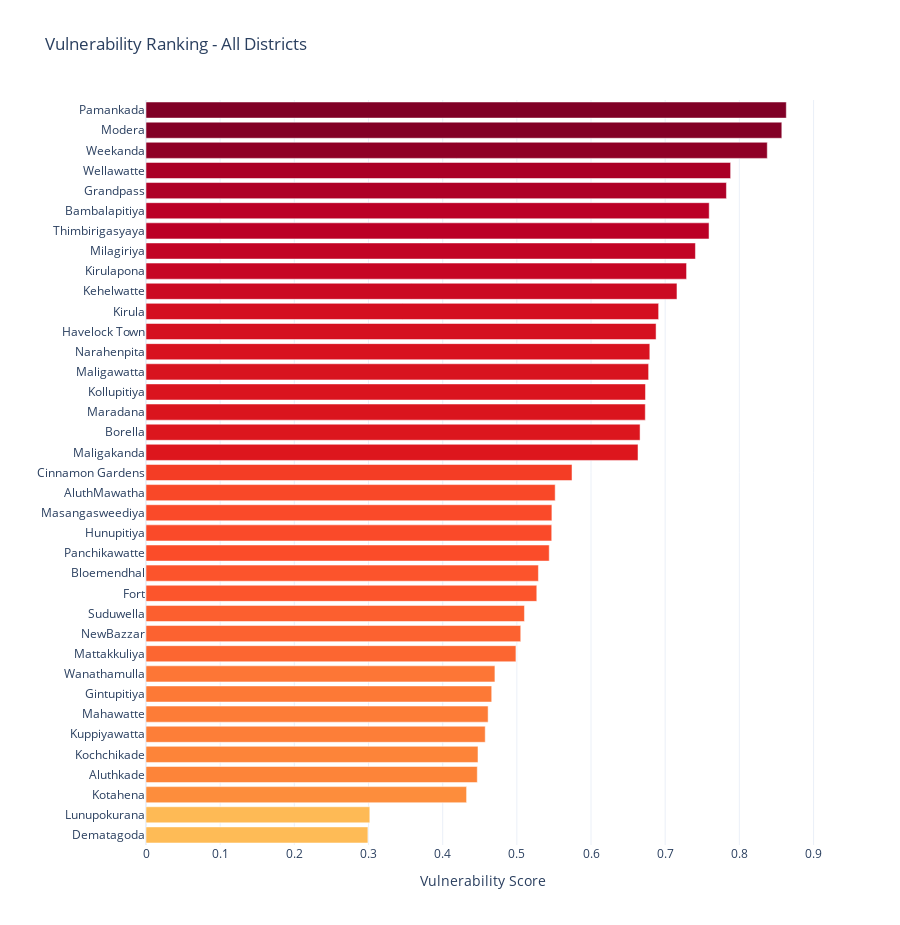

Notebook code cell kept with this figure:
### Markdown cell above
## 9. Results & Vulnerability Rankings

Based on our calculated scores, here are the Divisional Secretariats ranked from most to least vulnerable. This table effectively answers "Where should we prioritize resources?".

### Code cell
# Create ranking chart for ALL areas
ranking_chart = visualization.create_vulnerability_ranking_chart(
    result,
    name_column='ds_name',
    value_column='vulnerability_score',
    top_n=len(result),
    title='Vulnerability Ranking - All Districts'
)
ranking_chart.show()

### Figure 1 — Plotly figure (JSON) as saved in the notebook; plotly's stock layout.template omitted (floating-point values rounded to 4 significant figures)
{"data": [{"marker": {"color": ["rgb(128, 0, 38)", "rgb(131, 0, 38)", "rgb(143, 0, 38)", "rgb(170, 0, 38)", "rgb(174, 0, 38)", "rgb(187, 0, 38)", "rgb(187, 0, 38)", "rgb(194, 4, 37)", "rgb(198, 6, 36)", "rgb(203, 10, 34)", "rgb(212, 15, 32)", "rgb(213, 16, 32)", "rgb(216, 18, 31)", "rgb(216, 19, 31)", "rgb(218, 20, 30)", "rgb(218, 20, 30)", "rgb(220, 22, 30)", "rgb(221, 22, 29)", "rgb(244, 61, 37)", "rgb(249, 72, 40)", "rgb(250, 74, 41)", "rgb(250, 74, 41)", "rgb(251, 76, 41)", "rgb(252, 84, 44)", "rgb(252, 85, 44)", "rgb(252, 95, 47)", "rgb(252, 98, 48)", "rgb(252, 102, 49)", "rgb(253, 118, 54)", "rgb(253, 121, 54)", "rgb(253, 124, 55)", "rgb(253, 126, 56)", "rgb(253, 132, 57)", "rgb(253, 132, 57)", "rgb(253, 141, 60)", "rgb(254, 186, 85)", "rgb(254, 187, 86)"]}, "orientation": "h", "type": "bar", "x": [0.8633, 0.8573, 0.8376, 0.7882, 0.7826, 0.7594, 0.7591, 0.7408, 0.7288, 0.7159, 0.6912, 0.6877, 0.6793, 0.6776, 0.6734, 0.6732, 0.6661, 0.6634, 0.5744, 0.5517, 0.5473, 0.547, 0.5437, 0.5291, 0.5269, 0.5103, 0.5052, 0.4988, 0.4704, 0.4661, 0.4613, 0.4574, 0.4476, 0.4467, 0.4322, 0.3018, 0.2992], "y": ["Pamankada", "Modera", "Weekanda", "Wellawatte", "Grandpass", "Bambalapitiya", "Thimbirigasyaya", "Milagiriya", "Kirulapona", "Kehelwatte", "Kirula", "Havelock Town", "Narahenpita", "Maligawatta", "Kollupitiya", "Maradana", "Borella", "Maligakanda", "Cinnamon Gardens", "AluthMawatha", "Masangasweediya", "Hunupitiya", "Panchikawatte", "Bloemendhal", "Fort", "Suduwella", "NewBazzar", "Mattakkuliya", "Wanathamulla", "Gintupitiya", "Mahawatte", "Kuppiyawatta", "Kochchikade", "Aluthkade", "Kotahena", "Lunupokurana", "Dematagoda"]}], "layout": {"height": 925, "title": {"text": "Vulnerability Ranking - All Districts"}, "xaxis": {"title": {"text": "Vulnerability Score"}}, "yaxis": {"categoryorder": "total ascending", "title": {"text": ""}}}}
